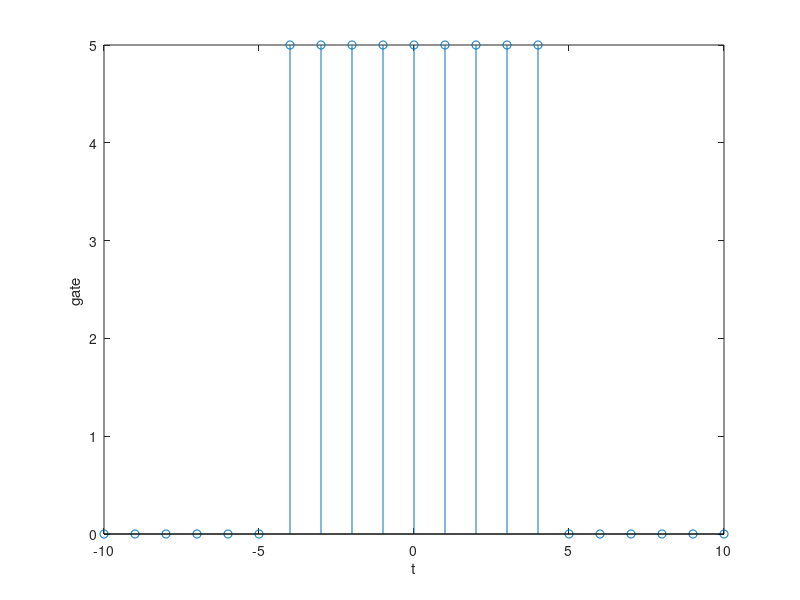

Recreate this plot in MATLAB.
%A = 1.0;  % Amplitude
%a = 0.2;  % Decay factor
%doubleSidedExponential(A, a);


clc
clear all
close all
a=0.5;
t = -10 : 1 : 10;
len_t = length(t);

for ii = 1:1:len_t
    if(t(ii)>-5 && t(ii)<5) 
        v_t(ii)=5;
    else
        v_t(ii)=0;
    end
end    
stem(t,v_t)
xlabel("t")
ylabel("gate ")